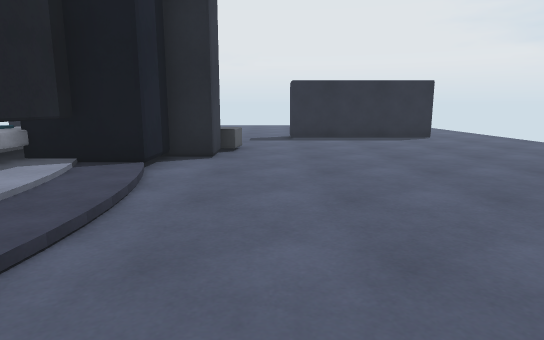
[1] (above)

21 first-person views from a walk through a Unity game level. The camera is 1.2 m above the floor, tilts 10° down and sees 75° across. The floor is counted in squares, 1 m on a side. Each view is taken from the middle of a square. On the plan, view 1 faces up. The plan holds only what a view shows up to about 14 squares ahead; the rest is blank. The place goes on beyond the plan. The player character is not drawn.

[2]
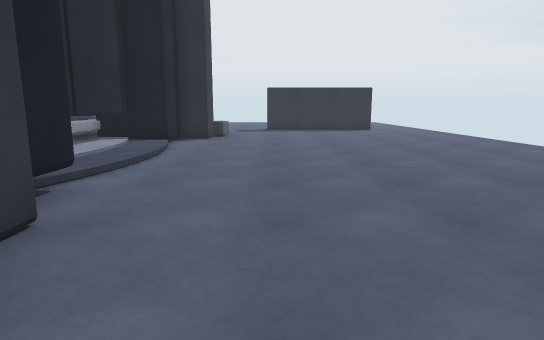

[3]
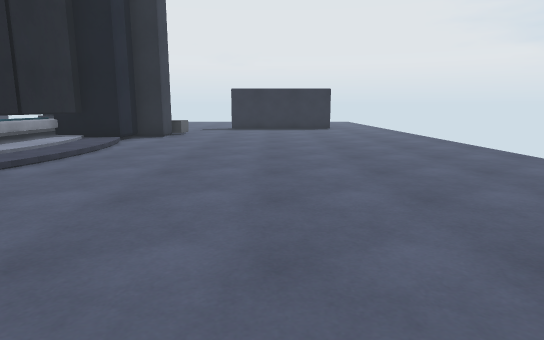

[4]
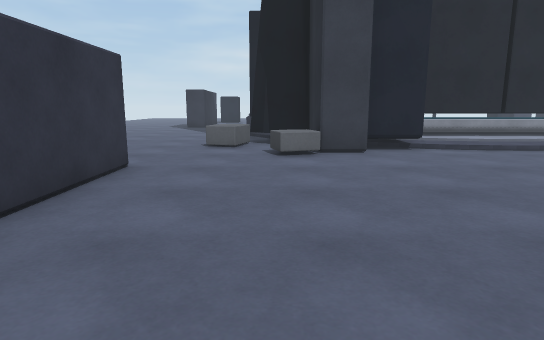

[5]
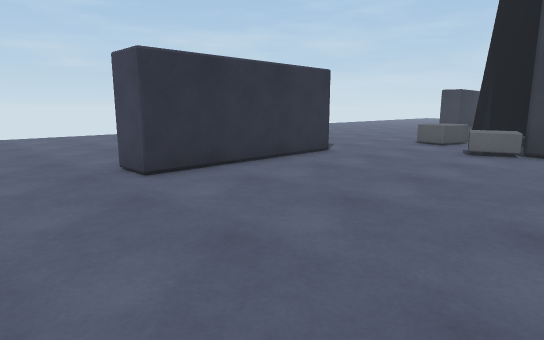

[6]
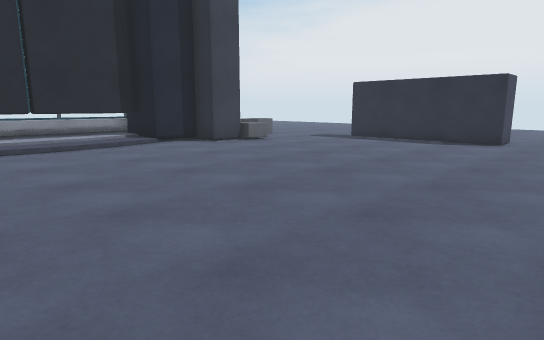

[7]
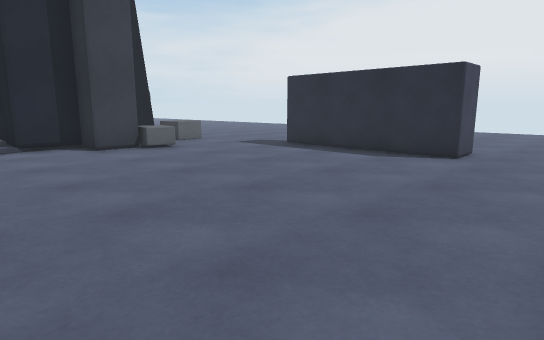

[8]
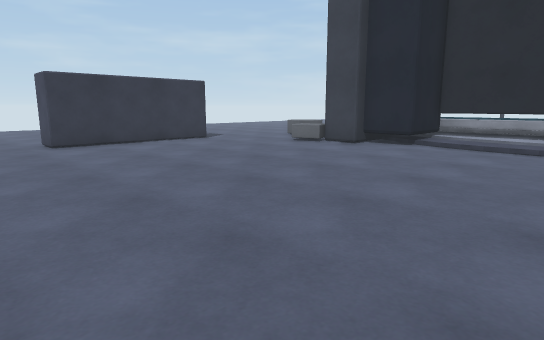

[9]
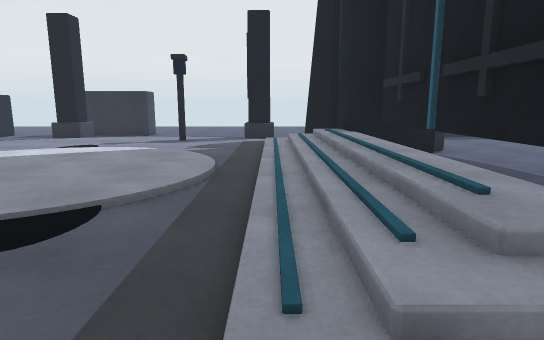

[10]
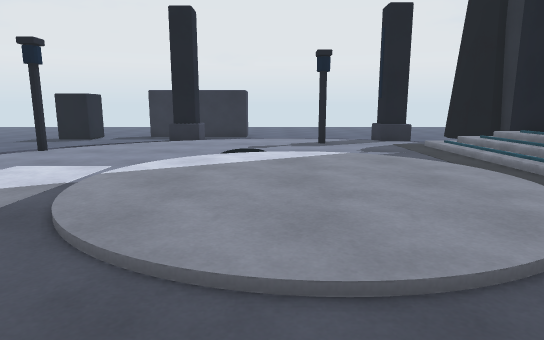

[11]
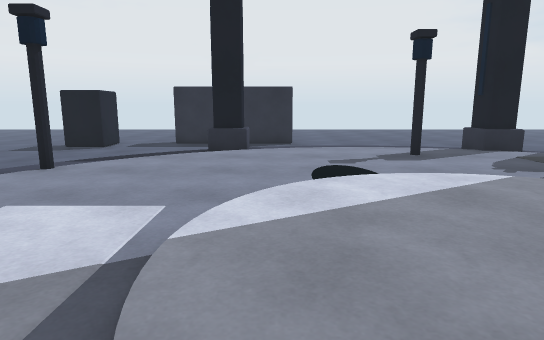

[12]
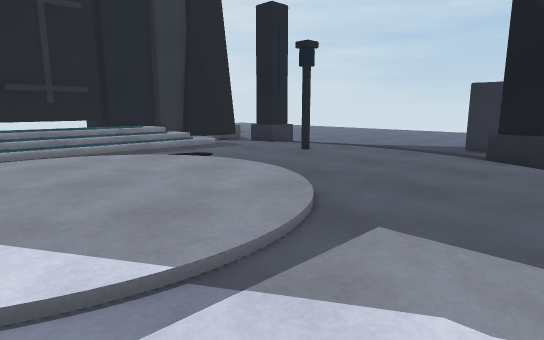

[13]
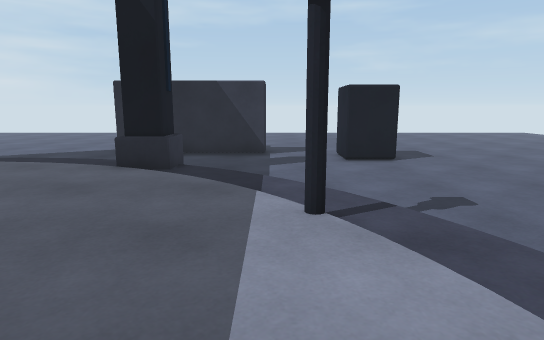

[14]
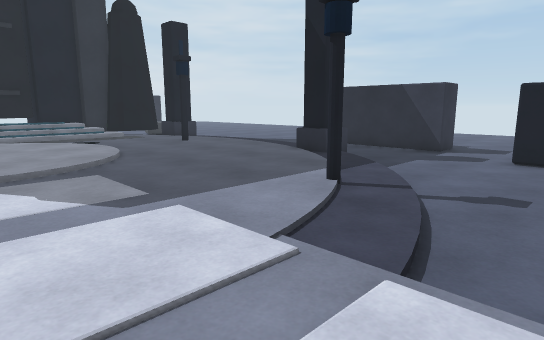

[15]
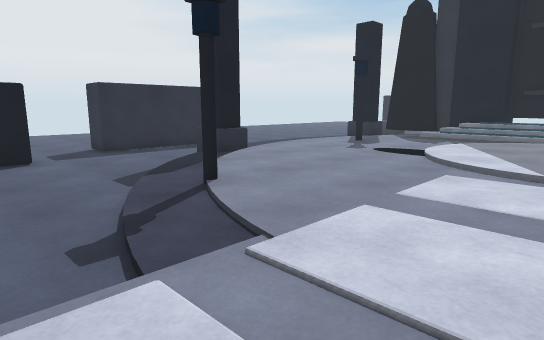

[16]
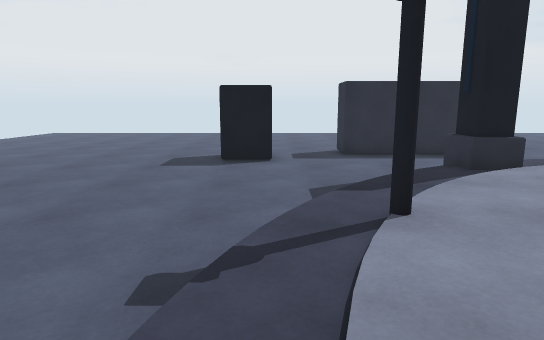

[17]
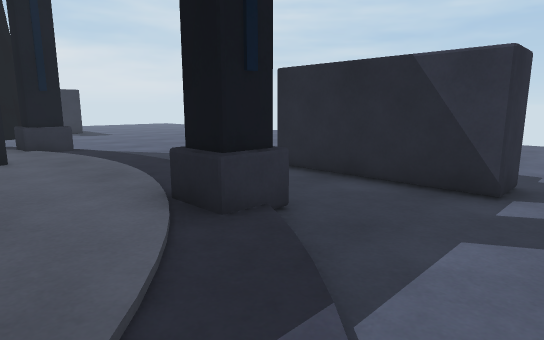

[18]
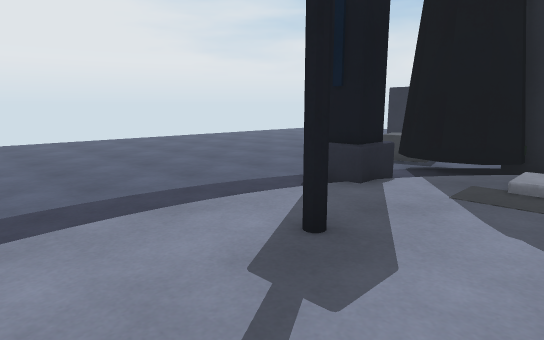

[19]
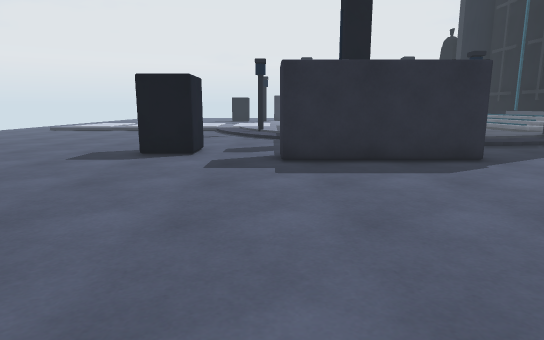

[20]
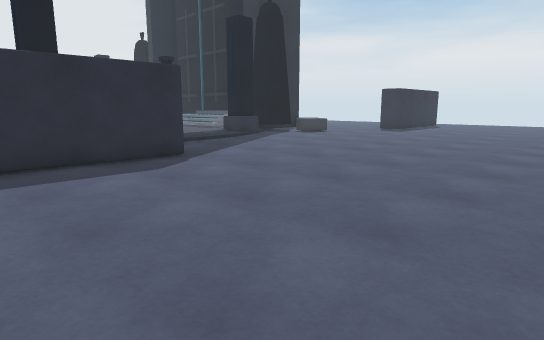

[21]
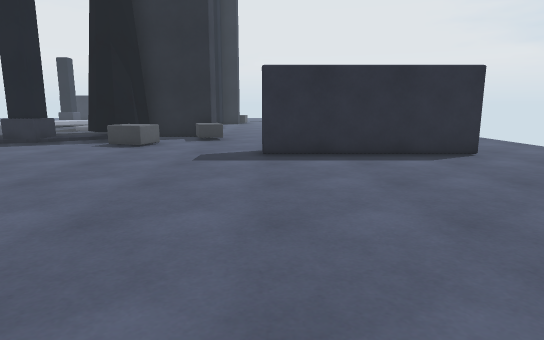

### Floor plan
Key: @ floor where view 1 was taken; # wall or solid block; x gap in a wall; . main floor; : floor 0.25 m higher than the main floor; + floor 0.5 m higher than the main floor; * floor 0.75 m higher than the main floor; / step, stairs or slope; = window, fence, low wall or low ledge; ^ raised ledge; O other object.
Columns run from 22 left of view 1 to 9 right of it. Each row starts with its distance up from view 1.
 24            ...
 23            ....
 22            .....
 21            ......           ..
 20            .......         ...
 19           .........        ...
 18   ...     ..........        ..
 17   ...     ..........        ..
 16   ..#     ..........        ...
 15 .OO.######.........         #..
 14 .OO................  ..######...
 13 ........//////.. ..^............
 12 ......##::::::#  #^^............
 11 ....//##::::::##x###==.........
 10 .../::::::::O::::#  #^.........
  9 .../::::::::::://####...........
  8 ../:O::::::::::/+###............
  7 ..:::::::::::::/+###............
  6 ./::::::::::::://*#:/...........
  5 :/::::::::::::://*#:/...........
  4 ::::::::::::::://*#:/...........
  3 ::::::::::::::://*#:/...........
  2 ::::::::::::::://*#:/...........
  1 ./::::::::::::://*#:/...........
  0 ..::::::::::::://*###.@........
 -1  ./:O::::::::::///###...........
 -2 .../::::::::::://####..........
 -3 .../::::::::O::::####^..........
 -4 ....//##::::::##x###=^..........
 -5 ......##::::::##.#^^............
 -6 ........//////....^^............
 -7 .OO....................######...
 -8 .OO.######.............######..
 -9 ....######.....................
-10 ...............................
-11 ...............................
-12 ...............................
-13  .............................
-14  .............................
-15   ............................
-16      ...........           ...
-17     .....              .    ..

Where each view was taken, in squares from view 1:
view 1: 0 up, 0 right, facing up
view 2: 5 down, 1 right, facing up
view 3: 6 down, 3 right, facing up
view 4: 4 down, 8 right, facing left
view 5: 1 down, 9 right, facing down-left
view 6: 1 up, 9 right, facing up-left
view 7: 5 up, 9 right, facing up-left
view 8: 5 up, 9 right, facing down-left
view 9: 3 down, 7 left, facing up
view 10: 2 down, 12 left, facing up
view 11: 1 up, 14 left, facing up
view 12: 5 up, 17 left, facing down-right
view 13: 3 up, 18 left, facing down
view 14: 4 up, 22 left, facing down-right
view 15: 3 up, 22 left, facing up-right
view 16: 4 up, 20 left, facing up
view 17: 2 down, 19 left, facing down-right
view 18: 8 up, 13 left, facing up-right
view 19: 17 down, 18 left, facing up
view 20: 17 down, 18 left, facing up-right
view 21: 17 down, 1 right, facing up
